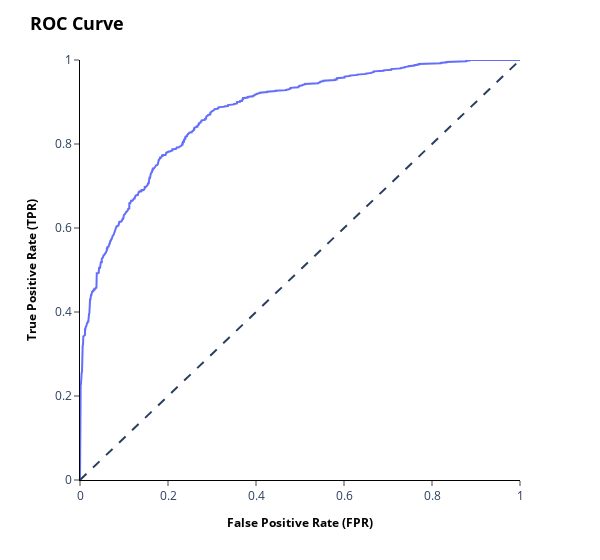

Source (notebook cell):
### Code cell
fig = px.line(
    x = fpr,
    y = tpr,
    width=600
)

fig.add_shape(
    type = 'line',
    x0 = 0, x1 = 1,
    y0 = 0, y1 = 1,
    line = dict(
        dash = 'dash'
    )
)

fig.update_layout(
    title = dict(
        text = 'ROC Curve',
        font = dict(
            size = 18,
            weight = 'bold',
            color = 'black'
        )
    ),

    xaxis = dict(
        title = 'False Positive Rate (FPR)',
        showline = True,
        linecolor = 'black',
        range = [0, 1],
        ticks = 'outside',
        titlefont = dict(color = 'black', weight = 'bold', size = 12)
    ),
    yaxis = dict(
        title = 'True Positive Rate (TPR)',
        showline = True,
        linecolor = 'black',
        range = [0, 1],
        ticks = 'outside',
        titlefont = dict(color = 'black', weight = 'bold', size = 12)
    ),
    paper_bgcolor = 'white',
    plot_bgcolor = 'white'
)

fig.show()

### Figure 1 — Plotly figure (JSON) as saved in the notebook; plotly's stock layout.template omitted (floating-point values rounded to 4 significant figures; data arrays with more than 128 entries replaced by an {"elided": "..."} marker saying what was removed)
{"data": [{"hovertemplate": "x=%{x}<br>y=%{y}<extra></extra>", "legendgroup": "", "line": {"color": "#636efa", "dash": "solid"}, "marker": {"symbol": "circle"}, "mode": "lines", "name": "", "orientation": "v", "showlegend": false, "type": "scatter", "x": {"elided": "817 float values"}, "xaxis": "x", "y": {"elided": "817 float values"}, "yaxis": "y"}], "layout": {"legend": {"tracegroupgap": 0}, "margin": {"t": 60}, "paper_bgcolor": "white", "plot_bgcolor": "white", "shapes": [{"line": {"dash": "dash"}, "type": "line", "x0": 0, "x1": 1, "y0": 0, "y1": 1}], "title": {"font": {"color": "black", "size": 18, "weight": "bold"}, "text": "ROC Curve"}, "width": 600, "xaxis": {"anchor": "y", "domain": [0, 1], "linecolor": "black", "range": [0, 1], "showline": true, "ticks": "outside", "title": {"font": {"color": "black", "size": 12, "weight": "bold"}, "text": "False Positive Rate (FPR)"}}, "yaxis": {"anchor": "x", "domain": [0, 1], "linecolor": "black", "range": [0, 1], "showline": true, "ticks": "outside", "title": {"font": {"color": "black", "size": 12, "weight": "bold"}, "text": "True Positive Rate (TPR)"}}}}
